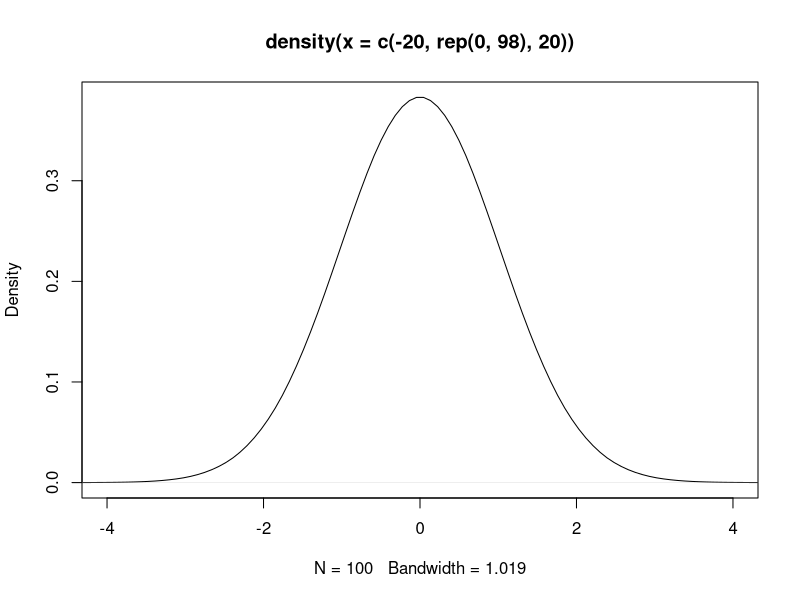
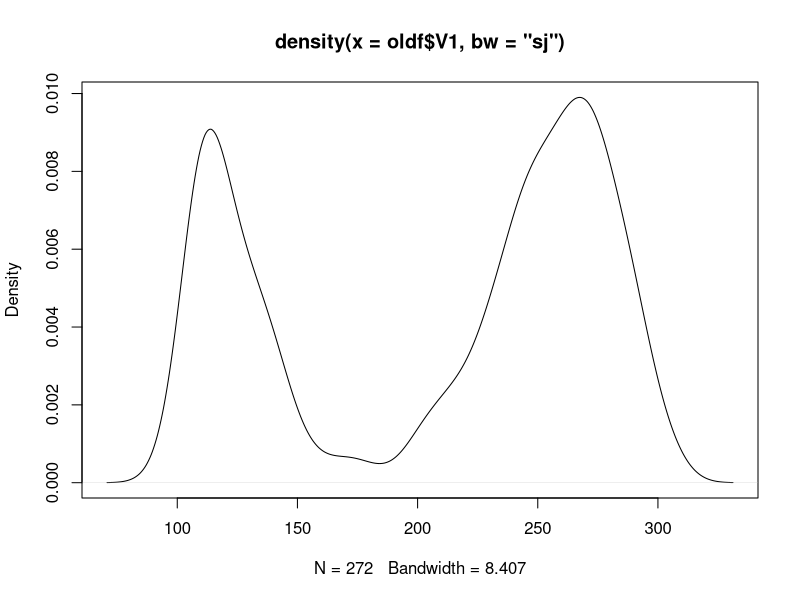
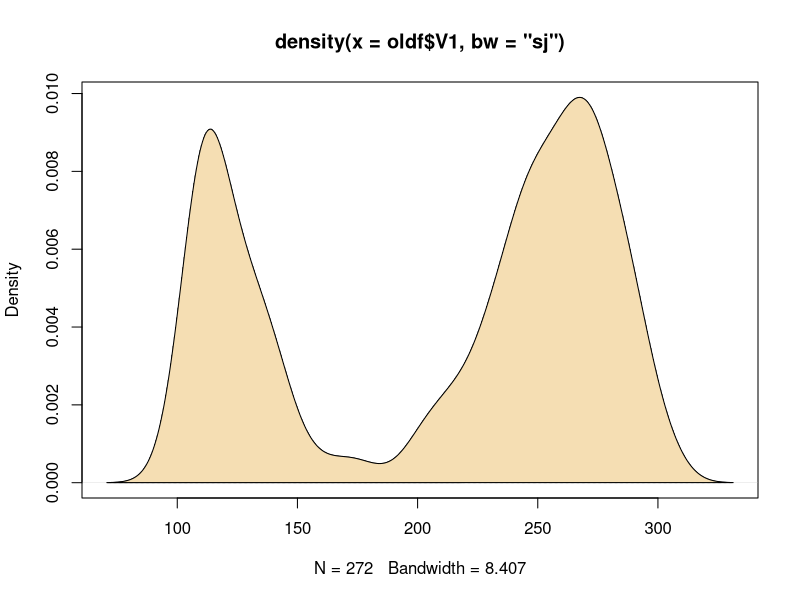
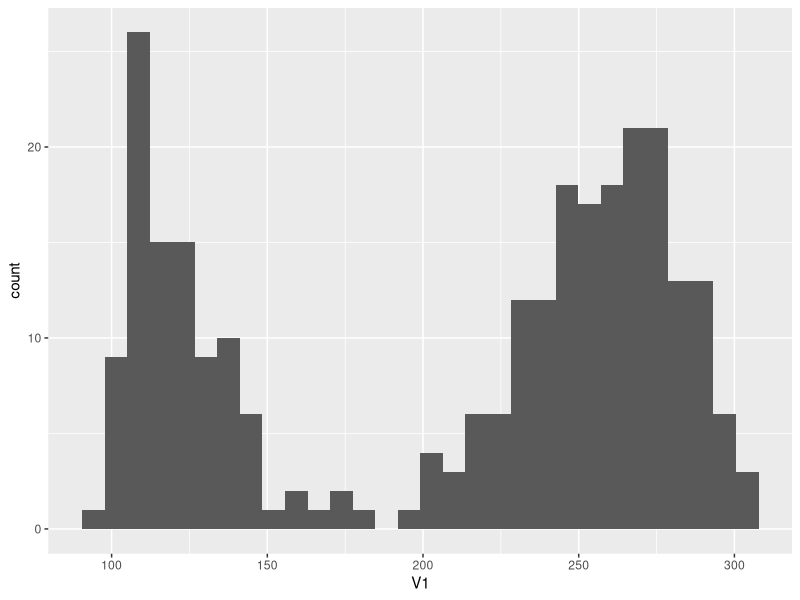
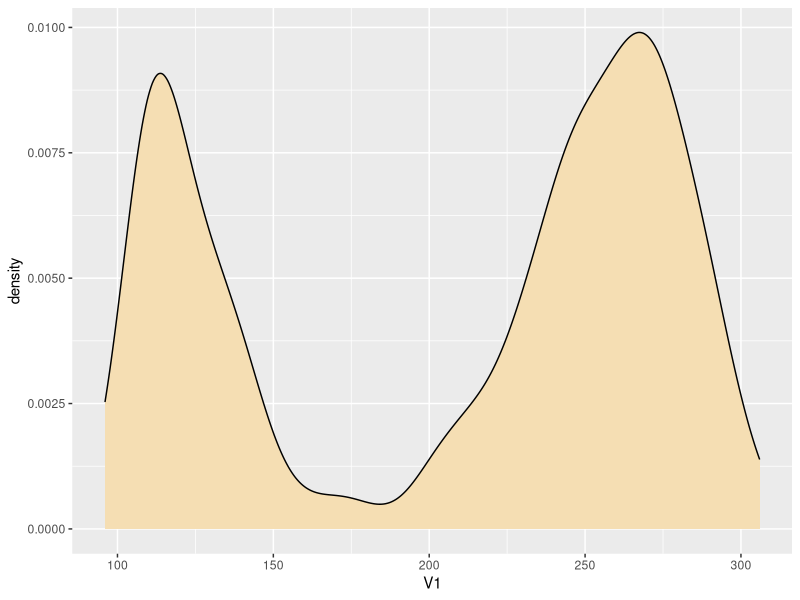
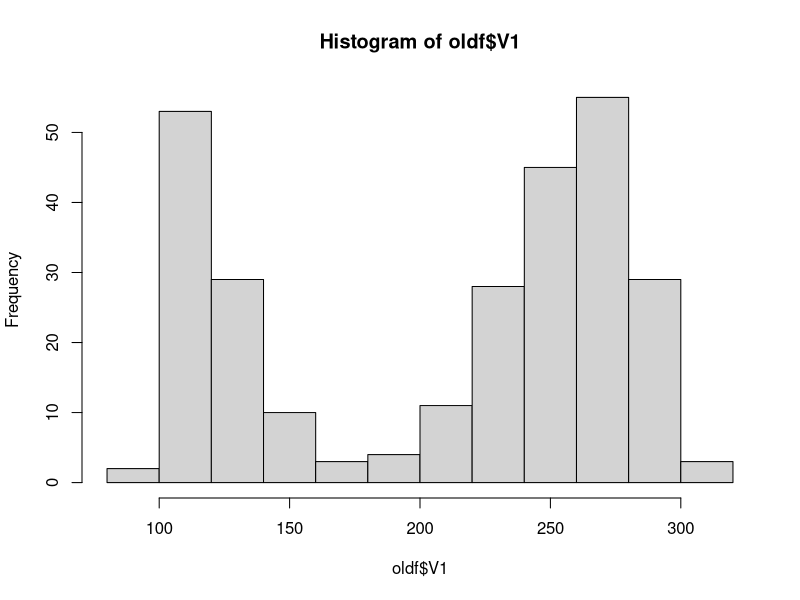
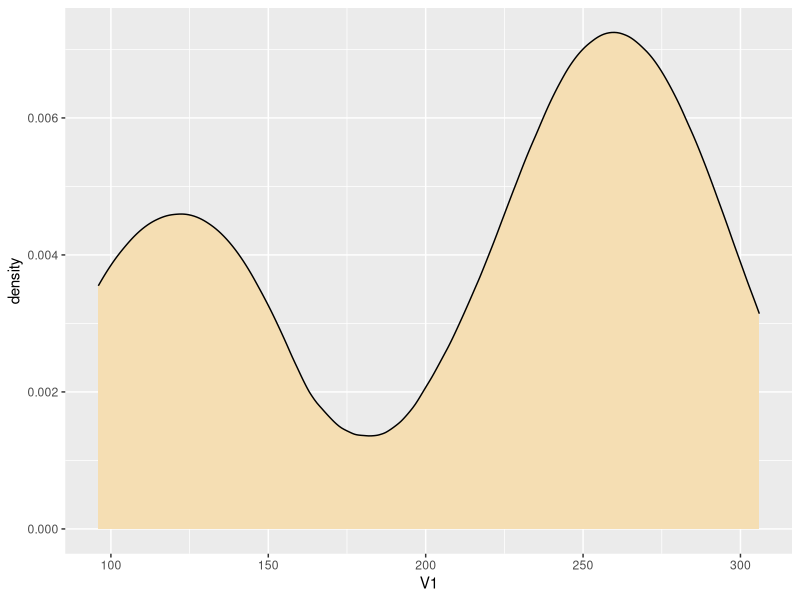
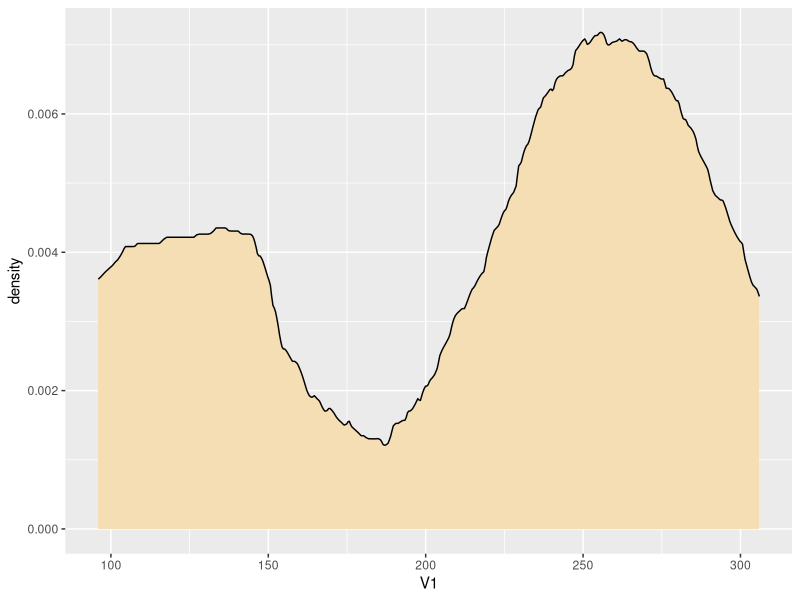

Recreate these plots in R, in order.
library(ggplot2)
library(graphics)

# make sure you have run DKLM_ch15.R -- 
# that is the applicaton that produces 
# the "old_faithful.csv"data file
#
oldf <- read.csv("old_faithful.csv", header = FALSE)


plot(density(c(-20, rep(0,98), 20)), xlim = c(-4, 4)) # IQR = 0
# The Old Faithful geyser data
d <- density(oldf$V1, bw = "sj")
d
plot(d)
plot(d, type = "h")
polygon(d, col = "wheat")

p <- ggplot(data=oldf, aes(V1))

p + geom_histogram()

p + geom_density(bw = "sj", fill="wheat")

hist(oldf$V1)

# kernel, window
# a character string giving the smoothing kernel to be used. 
# This must partially match one of 
# "gaussian", "rectangular", "triangular", 
# "epanechnikov", "biweight", "cosine" or "optcosine", 
# with default "gaussian", and may be abbreviated 
# to a unique prefix (single letter).

# bw choices
#
# "nrd0", "nrd", "ucv", "bcv", "SJ-ste", "SJ-dpi"
#
#  Kernel density estimates depend on the selection of the 
#  kernel and bw (bandwidth)
#  Different selections are show below.
#

ggplot(data=oldf, aes(V1)) + 
  geom_density(bw = "nrd", kernel="epanechnikov",fill="wheat")

ggplot(data=oldf, aes(V1)) + 
  geom_density(bw = "nrd", kernel="rectangular",fill="wheat")

ggplot(data=oldf, aes(V1)) + 
  geom_density(bw = "nrd", kernel="triangular",fill="wheat")

ggplot(data=oldf, aes(V1)) + 
  geom_density(bw = "sj", kernel="triangular",fill="wheat")

ggplot(data=oldf, aes(V1)) + 
  geom_density(bw = "nrd", kernel="triangular",fill="wheat")

ggplot(data=oldf, aes(V1)) + 
  geom_density(bw = "nrd", kernel="biweight",fill="wheat")


#####################################################
#The plots below provide a comparison of bw selections.
#The data are precipitation data


plot(density(precip, n = 1000))
rug(precip)
lines(density(precip, bw = "nrd"), col = 2)
lines(density(precip, bw = "ucv"), col = 3)
lines(density(precip, bw = "bcv"), col = 4)
lines(density(precip, bw = "SJ-ste"), col = 5)
lines(density(precip, bw = "SJ-dpi"), col = 6)
legend(55, 0.035,
       legend = c("nrd0", "nrd", "ucv", "bcv", "SJ-ste", "SJ-dpi"),
       col = 1:6, lty = 1)

